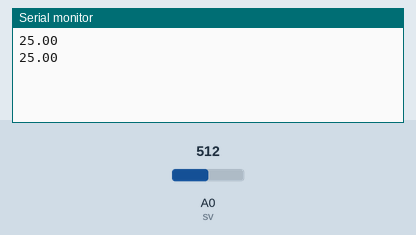
This sketch was run on a simulated Arduino Uno, built with avr-gcc and run on an emulated ATmega328P. On the bench: the last lines printed to the serial monitor. Inputs (shaded band) come from the test bench; at power-on: A0 (sv) = 512.

Above: at 1.8 s.
1.9 s: A0 (sv) set to 716
At 2.5 s:
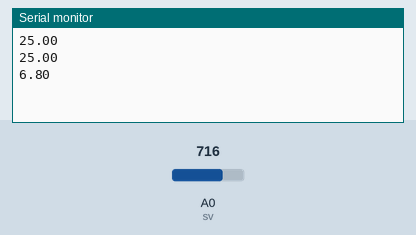
3.4 s: A0 (sv) set to 900
At 4.8 s:
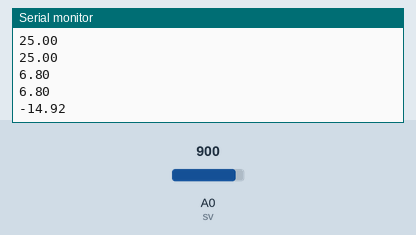
Timing chart, 0 to 6.4 s (numbered marks = the images above; inputs shaded):
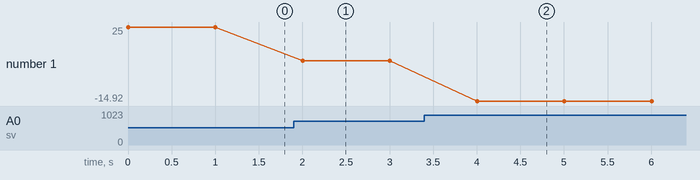

The sketch:

temperature.ino
```cpp
int STATE_TEMP = 1;
int sv = A0;
float v = 0;
float Temp = 0;

void getTemperature(float sv){
  if (STATE_TEMP == 1){
    v = analogRead(sv);
    Temp = log(10000.0 / (1024.0 / v - 1));

    Temp = 1 / (0.001129148 + (0.000234125 + (0.0000000876741 * Temp * Temp))* Temp);

    Temp = Temp - 273.15; // Convert Kelvin to Celcius
    Serial.println(Temp);
    delay(1000);
    }
    else{
      Serial.println("None");
      }
  }
void setup()
{
  Serial.begin(9600);
  pinMode(v,INPUT);
}

void loop(){
getTemperature(sv);
}
```

Measured:
- after the input at 1.9 s, the serial monitor: prints a new line after 0.10 s (image 1)
- after the input at 3.4 s, the serial monitor: prints a new line after 0.60 s (image 2)
- plotted number 1: 25 → 6.8 after the input at 1.9 s, 6.8 → -14.92 after the input at 3.4 s
